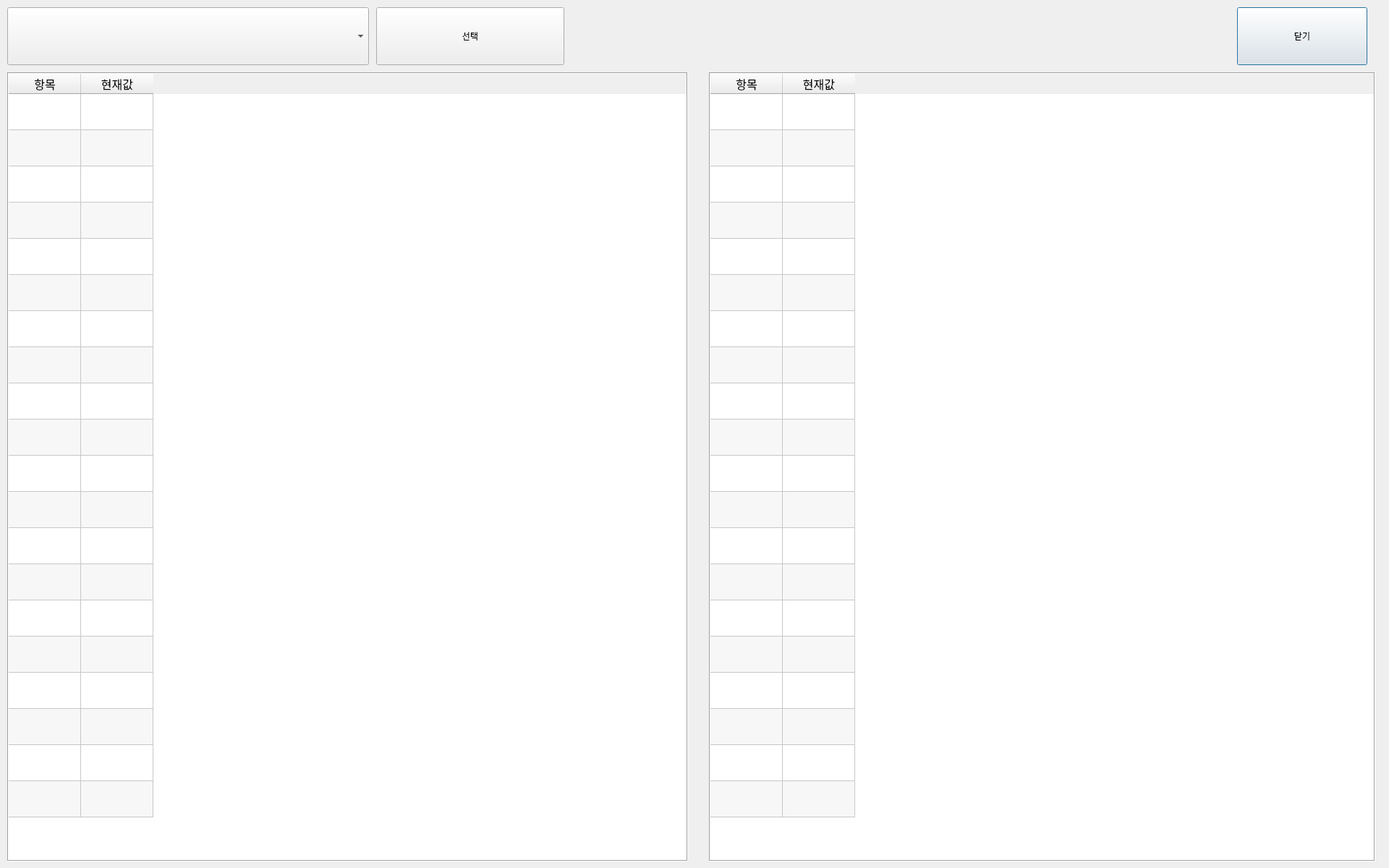
<?xml version="1.0" encoding="UTF-8"?>
<ui version="4.0">
 <class>TmsPoint</class>
 <widget class="QDialog" name="TmsPoint">
  <property name="geometry">
   <rect>
    <x>0</x>
    <y>0</y>
    <width>1920</width>
    <height>1200</height>
   </rect>
  </property>
  <property name="windowTitle">
   <string>Dialog</string>
  </property>
  <widget class="QTableWidget" name="tablePoint">
   <property name="geometry">
    <rect>
     <x>10</x>
     <y>100</y>
     <width>941</width>
     <height>1091</height>
    </rect>
   </property>
   <property name="font">
    <font>
     <family>나눔고딕_코딩</family>
     <pointsize>12</pointsize>
    </font>
   </property>
   <property name="frameShape">
    <enum>QFrame::Box</enum>
   </property>
   <property name="editTriggers">
    <set>QAbstractItemView::NoEditTriggers</set>
   </property>
   <property name="alternatingRowColors">
    <bool>true</bool>
   </property>
   <property name="selectionMode">
    <enum>QAbstractItemView::SingleSelection</enum>
   </property>
   <property name="selectionBehavior">
    <enum>QAbstractItemView::SelectRows</enum>
   </property>
   <property name="textElideMode">
    <enum>Qt::ElideMiddle</enum>
   </property>
   <property name="rowCount">
    <number>20</number>
   </property>
   <attribute name="verticalHeaderVisible">
    <bool>false</bool>
   </attribute>
   <attribute name="verticalHeaderDefaultSectionSize">
    <number>50</number>
   </attribute>
   <row/>
   <row/>
   <row/>
   <row/>
   <row/>
   <row/>
   <row/>
   <row/>
   <row/>
   <row/>
   <row/>
   <row/>
   <row/>
   <row/>
   <row/>
   <row/>
   <row/>
   <row/>
   <row/>
   <row/>
   <column>
    <property name="text">
     <string>항목</string>
    </property>
    <property name="font">
     <font>
      <pointsize>12</pointsize>
     </font>
    </property>
   </column>
   <column>
    <property name="text">
     <string>현재값</string>
    </property>
    <property name="font">
     <font>
      <pointsize>12</pointsize>
     </font>
    </property>
   </column>
  </widget>
  <widget class="QTableWidget" name="tablePoint_2">
   <property name="geometry">
    <rect>
     <x>980</x>
     <y>100</y>
     <width>921</width>
     <height>1091</height>
    </rect>
   </property>
   <property name="font">
    <font>
     <family>나눔고딕_코딩</family>
     <pointsize>12</pointsize>
    </font>
   </property>
   <property name="frameShape">
    <enum>QFrame::Box</enum>
   </property>
   <property name="editTriggers">
    <set>QAbstractItemView::NoEditTriggers</set>
   </property>
   <property name="alternatingRowColors">
    <bool>true</bool>
   </property>
   <property name="selectionMode">
    <enum>QAbstractItemView::SingleSelection</enum>
   </property>
   <property name="selectionBehavior">
    <enum>QAbstractItemView::SelectRows</enum>
   </property>
   <property name="textElideMode">
    <enum>Qt::ElideMiddle</enum>
   </property>
   <property name="rowCount">
    <number>20</number>
   </property>
   <attribute name="verticalHeaderVisible">
    <bool>false</bool>
   </attribute>
   <attribute name="verticalHeaderDefaultSectionSize">
    <number>50</number>
   </attribute>
   <row/>
   <row/>
   <row/>
   <row/>
   <row/>
   <row/>
   <row/>
   <row/>
   <row/>
   <row/>
   <row/>
   <row/>
   <row/>
   <row/>
   <row/>
   <row/>
   <row/>
   <row/>
   <row/>
   <row/>
   <column>
    <property name="text">
     <string>항목</string>
    </property>
    <property name="font">
     <font>
      <pointsize>12</pointsize>
     </font>
    </property>
   </column>
   <column>
    <property name="text">
     <string>현재값</string>
    </property>
    <property name="font">
     <font>
      <pointsize>12</pointsize>
     </font>
    </property>
   </column>
  </widget>
  <widget class="QComboBox" name="comboBox">
   <property name="geometry">
    <rect>
     <x>10</x>
     <y>10</y>
     <width>500</width>
     <height>80</height>
    </rect>
   </property>
   <property name="font">
    <font>
     <family>나눔고딕코딩</family>
     <pointsize>16</pointsize>
    </font>
   </property>
   <property name="styleSheet">
    <string notr="true">CComboBox QAbstractItemView::item {
	margin-top: 5px;
	min-height:40px;
}</string>
   </property>
  </widget>
  <widget class="QPushButton" name="ok">
   <property name="geometry">
    <rect>
     <x>1710</x>
     <y>10</y>
     <width>180</width>
     <height>80</height>
    </rect>
   </property>
   <property name="text">
    <string>닫기</string>
   </property>
  </widget>
  <widget class="QPushButton" name="change">
   <property name="geometry">
    <rect>
     <x>520</x>
     <y>10</y>
     <width>260</width>
     <height>80</height>
    </rect>
   </property>
   <property name="text">
    <string>선택</string>
   </property>
  </widget>
 </widget>
 <resources/>
 <connections>
  <connection>
   <sender>ok</sender>
   <signal>clicked()</signal>
   <receiver>TmsPoint</receiver>
   <slot>accept()</slot>
   <hints>
    <hint type="sourcelabel">
     <x>919</x>
     <y>29</y>
    </hint>
    <hint type="destinationlabel">
     <x>511</x>
     <y>299</y>
    </hint>
   </hints>
  </connection>
 </connections>
</ui>
